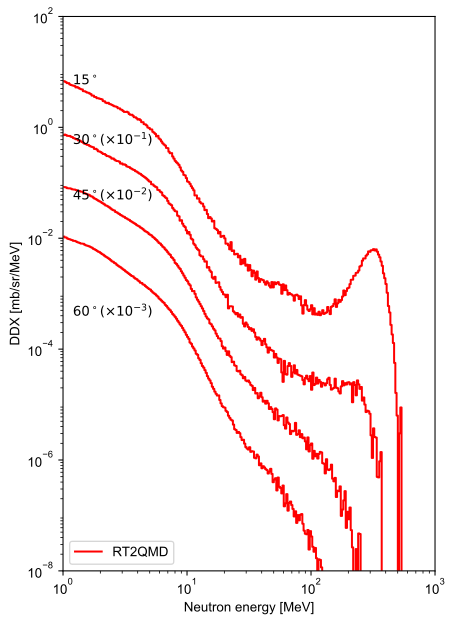

Write Python code to recreate this figure.
import numpy as np
import matplotlib.pyplot as plt
import matplotlib.lines as mlines
from matplotlib.gridspec import GridSpec, GridSpecFromSubplotSpec
from mpl_toolkits.axes_grid1.inset_locator import inset_axes
from matplotlib.ticker import LogLocator


plt.rcParams['font.family'] = 'Arial'


xs     =  0.61865 * 1e3  # averaged mb, from Glauber-Gribov model


class DDX:
    def __init__(self, file_name: str, nskip: int=0):
        self.data = None

        data = []
        n    = 0
        with open(file_name) as file:  
            for line in file:
                if n < nskip:
                    n += 1
                    continue
                items = line.split()
                data += [list(map(float, items[:4]))]
        self.data = np.array(data)

theta_target = [15, 30, 45, 60]
norm         = [1e0, 1e-1, 1e-2, 1e-3]

rt2_qmd = []

# retrive data
for theta in theta_target:
    rt2_seg = DDX('heterogeneous_a{}_0.txt'.format(theta), nskip=6)
    rt2_seg.data[:,2] /= rt2_seg.data[:,1] - rt2_seg.data[:,0]
    rt2_seg.data[:,2] *= xs
    rt2_qmd += [rt2_seg]

# plot
fig = plt.figure(figsize=(5,7.5))
gs  = GridSpec(1, 1, wspace=0)

ax = []
for i in range(1):
    ax += [fig.add_subplot(gs[i])]

for i in range(4):
    data  = rt2_qmd[i].data
    label = '' if i else 'RT2QMD'
    ax[0].step(data[:,1], data[:,2] * norm[i], 'r', label=label)

ax[0].set_xlim(1e0, 1e3)
ax[0].set_ylim(1e-8, 1e2)
ax[0].set_xscale('log')
ax[0].set_yscale('log')
xl = ax[0].set_xlabel('Neutron energy [MeV]')
# xl.set_position((1.0, xl.get_position()[1]))
ax[0].set_ylabel('DDX [mb/sr/MeV]')
ax[0].yaxis.set_minor_locator(LogLocator(numticks=999, subs="auto"))

ax[0].set_xticks([1e0, 1e1, 1e2, 1e3])

ax[0].text(1.2,   6,    r"$15^\circ$")
ax[0].text(1.2,   0.5,  r"$30^\circ (\times 10^{-1})$")
ax[0].text(1.2,   0.05, r"$45^\circ (\times 10^{-2})$")
ax[0].text(1.2,   4e-4, r"$60^\circ (\times 10^{-3})$")

ax[0].legend(loc='lower left')

plt.savefig('ddx.svg', bbox_inches='tight')
plt.show()
